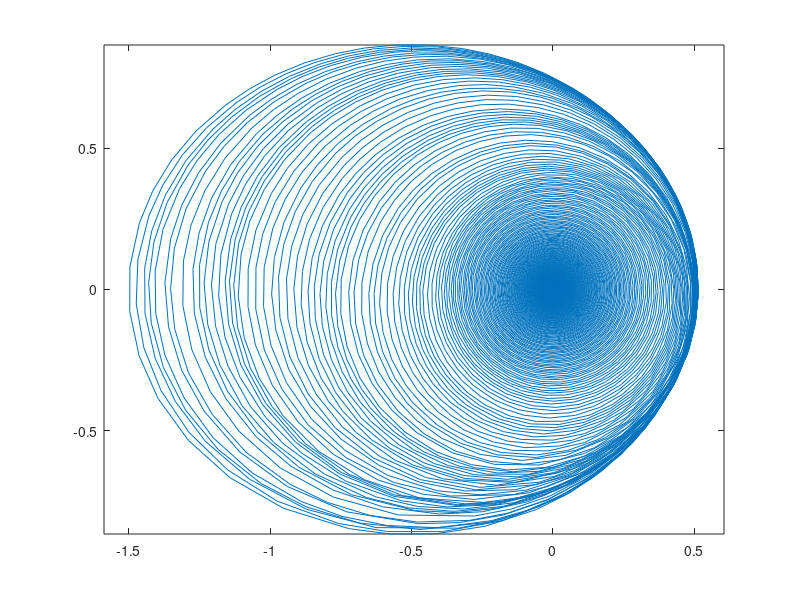

Reproduce this figure in MATLAB.
clear
tspan=[0 300];
a=0.5;
data =[0; sqrt((1+a)/(1-a)); 1-a; 0];
u =[0; sqrt((1+a)/(1-a)); 1-a; 0];
 
f = @(t, data)        [(-data(3)/(data(3)^2+data(4)^2)^(3/2));(-data(4)/(data(3)^2+data(4)^2)^(3/2));data(1); data(2)];

[t, data]=ode45(f,tspan ,data);

plot(data(:,3),data(:,4))
axis equal